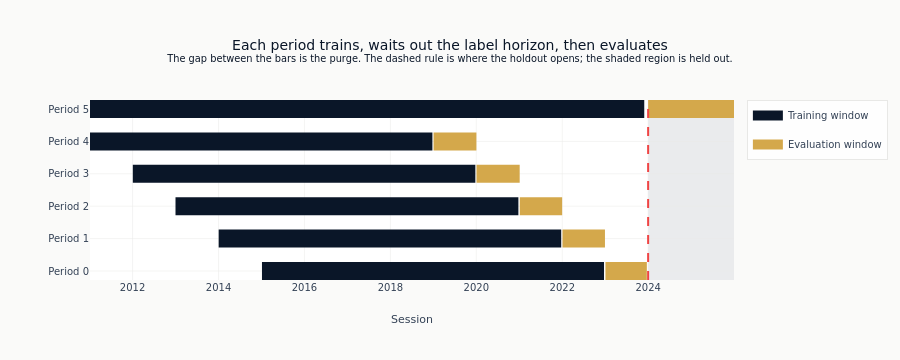

Write notebook code for a chart like this one.
### Markdown cell above
The figure draws what the saved file will contain: for each period, its training
window, the evaluation window that follows, and the holdout.

Read it with section A's rule in hand. The training window is where the hidden Markov
model's parameters come from, all of them, which is why C.3 can check its estimates
against the right-hand edge of that bar. ARIMA's weights are not confined to it - they
are refreshed every `ARIMA_REFIT_FREQ` sessions across the evaluation window too - so
what bounds ARIMA is not this picture but the direction it walks, which C.1 sets out. What the figure does show for
both is the gap between the two bars, sized to the label horizon so that no training
session's outcome reaches into the window the model is scored on, and that no bar
crosses into the shaded region at all.

Every bar stops short of the holdout, because this notebook writes features for the
walk-forward periods only. `append_holdout_fold_if_needed` appends a holdout *fold
definition* to a later stage's split list; it fits nothing and writes no feature. So a
holdout retrain gets a window to train and predict over, and reads whatever this file
already holds inside it.

The bars are periods, not the file's row index. Rows are keyed on
`(fold, timestamp, product, position)` across the whole price calendar, so rows dated
inside the holdout do exist in the file. What keeps them honest is which columns carry
a value there, and section E prints that count column by column. A model that reads no
forward return is bounded by where its *parameters* came from, so emitting a value
**for** a holdout date from parameters estimated entirely before it is legitimate.

**This file carries a holdout vintage, and section E is where it shows.** The five
`fft_*` columns run to the end of the calendar in every period, because a spectral window
over past prices needs no fit. The four that do need one are null across the holdout in
every VALIDATION period, and populated in the holdout period alone - which is the
distinction the whole design rests on. Each of the two models reaches it its own way, and
neither lets a parameter see a holdout session: ARIMA estimates once at the cutoff before
the window opens and rolls those frozen coefficients forward (C.1), and the hidden Markov
model estimates on its period's training window, which ends 21 sessions short of the
boundary, then runs the filter forward across the holdout (C.3).

An earlier version of this paragraph said the vintage was not produced here and named
`append_holdout_fold_if_needed` as what would produce it. That function appends a split
definition and fits nothing, so nothing produced it and a holdout retrain would have fitted
four of its nine model-based columns on nulls. Measured then: 0 of 217,605 holdout-dated
rows carried any of the four.

### Code cell
fig = go.Figure()
_span_style = {
    "Training window": COLORS["blue"],
    "Evaluation window": COLORS["amber"],
}
_seen: set[str] = set()
for split in splits:
    row = f"Period {split['fold']}"
    for kind, (start, end) in (
        ("Training window", (split["train_start"], split["train_end"])),
        ("Evaluation window", (split["val_start"], split["val_end"])),
    ):
        fig.add_trace(
            go.Scatter(
                x=[pd.Timestamp(start).isoformat(), pd.Timestamp(end).isoformat()],
                y=[row, row],
                mode="lines",
                line={"width": 18, "color": _span_style[kind]},
                name=kind,
                legendgroup=kind,
                showlegend=kind not in _seen,
            )
        )
        _seen.add(kind)

fig.add_vrect(
    x0=pd.Timestamp(HOLDOUT_START).isoformat(),
    x1=pd.Timestamp(df["timestamp"].max()).isoformat(),
    fillcolor=COLORS["neutral"],
    opacity=0.10,
    line_width=0,
    layer="below",
)
fig.add_vline(
    x=pd.Timestamp(HOLDOUT_START).isoformat(), line_dash="dash", line_color=COLORS["negative"]
)
fig.update_layout(
    title=(
        "Each period trains, waits out the label horizon, then evaluates"
        "<br><sup>The gap between the bars is the purge. The dashed rule is where the "
        "holdout opens; the shaded region is held out.</sup>"
    ),
    xaxis_title="Session",
    yaxis_title="",
    height=360,
    margin={"l": 90},
)
show_plotly_with_alt(
    fig,
    "Horizontal timeline with one row per period, periods 0 to 4, running from about 2012 to "
    "2025. Each row shows a long dark training window followed, after a visible gap, by a "
    "shorter amber evaluation window; the gap between them is the purge that waits out the label "
    "horizon. The windows step forward period by period. A dashed vertical rule marks where the "
    "holdout opens and a shaded band covers everything after it; no evaluation window reaches "
    "into that band.",
)

### Figure 1 — Plotly figure (JSON) as saved in the notebook; plotly's stock layout.template omitted (floating-point values rounded to 4 significant figures)
{"data": [{"legendgroup": "Training window", "line": {"color": "#0a1628", "width": 18}, "mode": "lines", "name": "Training window", "showlegend": true, "type": "scatter", "x": ["2015-01-05T00:00:00", "2022-12-22T00:00:00"], "y": ["Period 0", "Period 0"]}, {"legendgroup": "Evaluation window", "line": {"color": "#D4A84B", "width": 18}, "mode": "lines", "name": "Evaluation window", "showlegend": true, "type": "scatter", "x": ["2023-01-03T00:00:00", "2023-12-21T00:00:00"], "y": ["Period 0", "Period 0"]}, {"legendgroup": "Training window", "line": {"color": "#0a1628", "width": 18}, "mode": "lines", "name": "Training window", "showlegend": false, "type": "scatter", "x": ["2014-01-02T00:00:00", "2021-12-23T00:00:00"], "y": ["Period 1", "Period 1"]}, {"legendgroup": "Evaluation window", "line": {"color": "#D4A84B", "width": 18}, "mode": "lines", "name": "Evaluation window", "showlegend": false, "type": "scatter", "x": ["2022-01-03T00:00:00", "2022-12-30T00:00:00"], "y": ["Period 1", "Period 1"]}, {"legendgroup": "Training window", "line": {"color": "#0a1628", "width": 18}, "mode": "lines", "name": "Training window", "showlegend": false, "type": "scatter", "x": ["2012-12-31T00:00:00", "2020-12-24T00:00:00"], "y": ["Period 2", "Period 2"]}, {"legendgroup": "Evaluation window", "line": {"color": "#D4A84B", "width": 18}, "mode": "lines", "name": "Evaluation window", "showlegend": false, "type": "scatter", "x": ["2021-01-05T00:00:00", "2021-12-31T00:00:00"], "y": ["Period 2", "Period 2"]}, {"legendgroup": "Training window", "line": {"color": "#0a1628", "width": 18}, "mode": "lines", "name": "Training window", "showlegend": false, "type": "scatter", "x": ["2012-01-03T00:00:00", "2019-12-24T00:00:00"], "y": ["Period 3", "Period 3"]}, {"legendgroup": "Evaluation window", "line": {"color": "#D4A84B", "width": 18}, "mode": "lines", "name": "Evaluation window", "showlegend": false, "type": "scatter", "x": ["2020-01-03T00:00:00", "2021-01-04T00:00:00"], "y": ["Period 3", "Period 3"]}, {"legendgroup": "Training window", "line": {"color": "#0a1628", "width": 18}, "mode": "lines", "name": "Training window", "showlegend": false, "type": "scatter", "x": ["2011-01-04T00:00:00", "2018-12-24T00:00:00"], "y": ["Period 4", "Period 4"]}, {"legendgroup": "Evaluation window", "line": {"color": "#D4A84B", "width": 18}, "mode": "lines", "name": "Evaluation window", "showlegend": false, "type": "scatter", "x": ["2019-01-03T00:00:00", "2020-01-02T00:00:00"], "y": ["Period 4", "Period 4"]}, {"legendgroup": "Training window", "line": {"color": "#0a1628", "width": 18}, "mode": "lines", "name": "Training window", "showlegend": false, "type": "scatter", "x": ["2011-01-04T00:00:00", "2023-11-29T00:00:00"], "y": ["Period 5", "Period 5"]}, {"legendgroup": "Evaluation window", "line": {"color": "#D4A84B", "width": 18}, "mode": "lines", "name": "Evaluation window", "showlegend": false, "type": "scatter", "x": ["2024-01-01T00:00:00", "2025-12-31T00:00:00"], "y": ["Period 5", "Period 5"]}], "layout": {"height": 360, "margin": {"l": 90}, "shapes": [{"fillcolor": "#334155", "layer": "below", "line": {"width": 0}, "opacity": 0.1, "type": "rect", "x0": "2024-01-01T00:00:00", "x1": "2025-12-31T00:00:00", "xref": "x", "y0": 0, "y1": 1, "yref": "y domain"}, {"line": {"color": "#ef4444", "dash": "dash"}, "type": "line", "x0": "2024-01-01T00:00:00", "x1": "2024-01-01T00:00:00", "xref": "x", "y0": 0, "y1": 1, "yref": "y domain"}], "title": {"text": "Each period trains, waits out the label horizon, then evaluates<br><sup>The gap between the bars is the purge. The dashed rule is where the holdout opens; the shaded region is held out.</sup>"}, "xaxis": {"title": {"text": "Session"}}, "yaxis": {"title": {"text": ""}}}}
